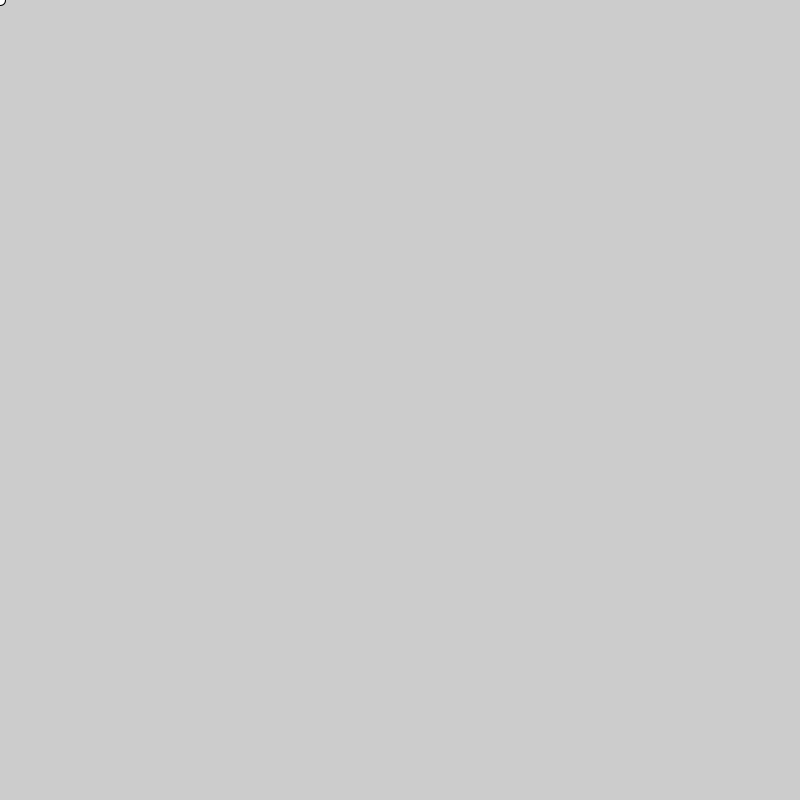
Frame 1 (no input)
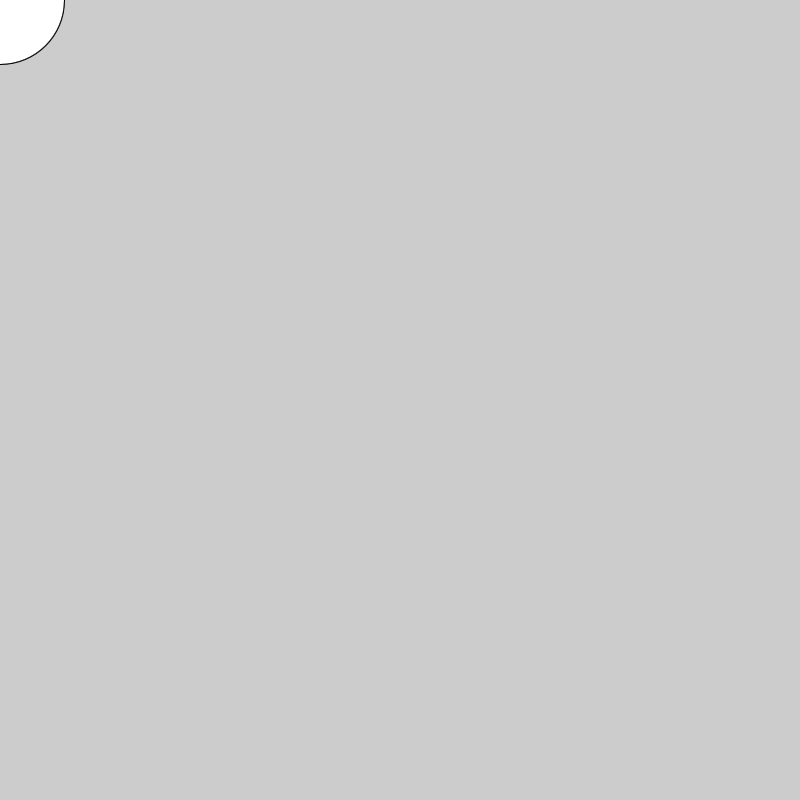
Frame 60 (the mouse pressed at the canvas centre just before this capture)
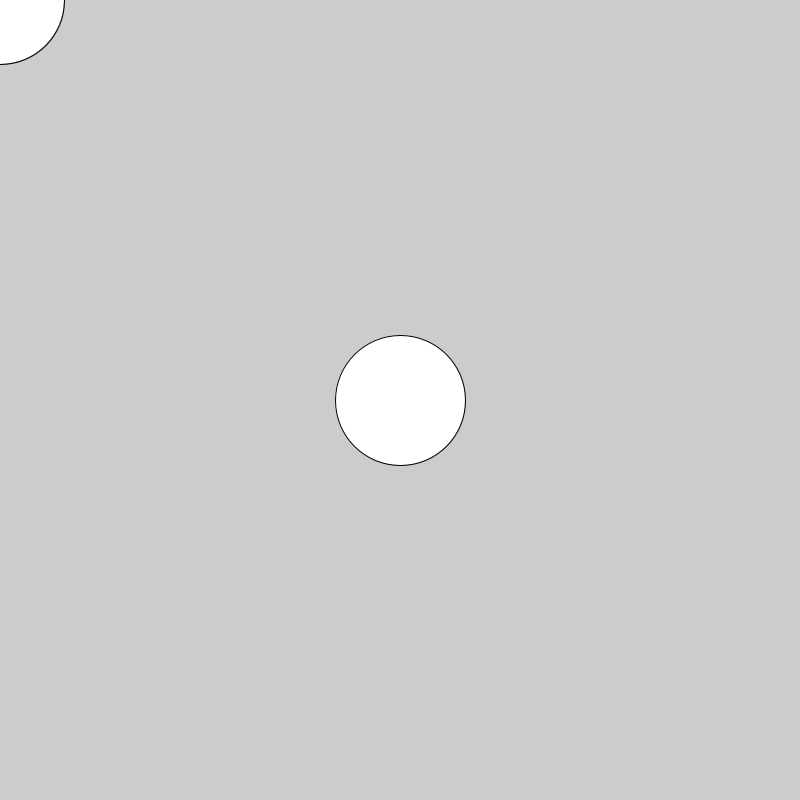
Frame 120 (the mouse held since frame 60 and released just before this capture)

The Processing sketch that drew these frames (run headless with seeded random() and noise(); from frame 60 on, the mouse is pressed at the canvas centre):

// Processing sketch: the_simplest_paint
// ── the_simplest_paint.pde
int fakeFrameCount = 10;

void setup() {
  size(800, 800);
}

void draw() {
  ellipse(mouseX, mouseY, fakeFrameCount, fakeFrameCount);
  fakeFrameCount = fakeFrameCount + 2;
  if (mousePressed) {
    fakeFrameCount = 0;
  }
}
